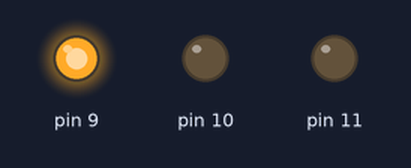
Bench run of a sketch on a simulated Arduino Uno, built with avr-gcc and run on an emulated ATmega328P. On the bench: output pins drawn as LEDs (lit = HIGH).

Above: at 0.5 s.
At 1.5 s:
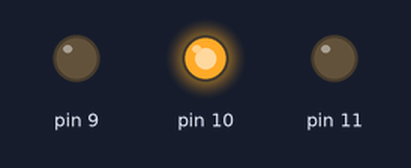
At 5.5 s:
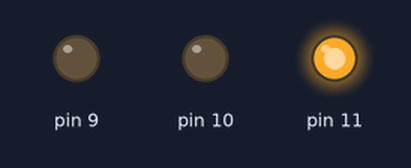
Timing chart, 0 to 6.9 s (numbered marks = the images above):
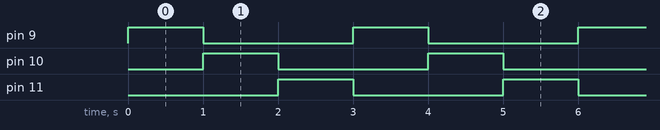

Measured:
- by itself, pin 9–11: alternates HIGH for 1.0 s and LOW for 2.0 s
- by itself, everything shown: repeats every 3.0 s, in 3 steps

The sketch:

example2_1.ino
```cpp
/*
 Name:		example2_1.ino
 Created:	5/28/2016 6:46:09 PM
 Author:	David
*/

#define AA

// the setup function runs once when you press reset or power the board
void setup() {
	pinMode(9, OUTPUT);
	pinMode(10, OUTPUT);
	pinMode(11, OUTPUT);
}

// the loop function runs over and over again until power down or reset
void loop() {
#ifdef A
	digitalWrite(9, HIGH);
	digitalWrite(10, LOW);
	digitalWrite(11, LOW);
	delay(1000);

	digitalWrite(9, LOW);
	digitalWrite(10, HIGH);
	digitalWrite(11, LOW);
	delay(1000);

	digitalWrite(9, LOW);
	digitalWrite(10, LOW);
	digitalWrite(11, HIGH);
	delay(1000);
#endif

#ifdef AA
	digitalWrite(9, HIGH);
	digitalWrite(11, LOW);
	delay(1000);

	digitalWrite(10, HIGH);
	digitalWrite(9, LOW);
	delay(1000);

	digitalWrite(11, HIGH);
	digitalWrite(10, LOW);
	delay(1000);
#endif
}
```
